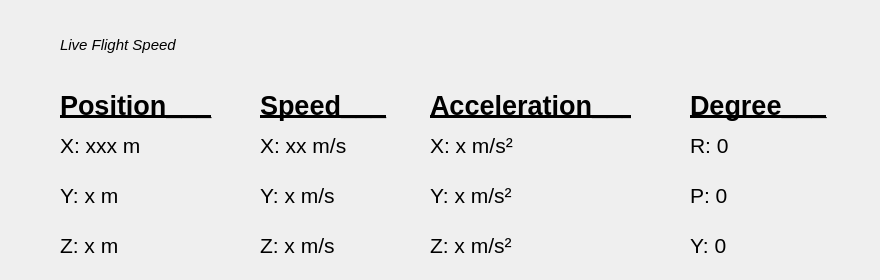
    <widget class="QWidget" name="win2">
     <attribute name="title">
      <string>Telem</string>
     </attribute>
     <widget class="QLabel" name="lblLFS">
      <property name="geometry">
       <rect>
        <x>60</x>
        <y>20</y>
        <width>131</width>
        <height>51</height>
       </rect>
      </property>
      <property name="text">
       <string>&lt;html&gt;&lt;head/&gt;&lt;body&gt;&lt;p&gt;&lt;span style=&quot; font-size:11pt; font-style:italic;&quot;&gt;Live Flight Speed&lt;/span&gt;&lt;/p&gt;&lt;/body&gt;&lt;/html&gt;</string>
      </property>
     </widget>
     <widget class="QLabel" name="lfsPosition">
      <property name="geometry">
       <rect>
        <x>60</x>
        <y>70</y>
        <width>181</width>
        <height>71</height>
       </rect>
      </property>
      <property name="text">
       <string>&lt;html&gt;&lt;head/&gt;&lt;body&gt;&lt;p&gt;&lt;span style=&quot; font-size:20pt; font-weight:700; text-decoration: underline;&quot;&gt;Position___&lt;/span&gt;&lt;/p&gt;&lt;/body&gt;&lt;/html&gt;</string>
      </property>
     </widget>
     <widget class="QLabel" name="lfsPX">
      <property name="geometry">
       <rect>
        <x>60</x>
        <y>120</y>
        <width>111</width>
        <height>51</height>
       </rect>
      </property>
      <property name="text">
       <string>&lt;html&gt;&lt;head/&gt;&lt;body&gt;&lt;p&gt;&lt;span style=&quot; font-size:16pt;&quot;&gt;X: xxx m&lt;/span&gt;&lt;/p&gt;&lt;/body&gt;&lt;/html&gt;</string>
      </property>
     </widget>
     <widget class="QLabel" name="lfsPY">
      <property name="geometry">
       <rect>
        <x>60</x>
        <y>170</y>
        <width>111</width>
        <height>51</height>
       </rect>
      </property>
      <property name="text">
       <string>&lt;html&gt;&lt;head/&gt;&lt;body&gt;&lt;p&gt;&lt;span style=&quot; font-size:16pt;&quot;&gt;Y: x m&lt;/span&gt;&lt;/p&gt;&lt;/body&gt;&lt;/html&gt;</string>
      </property>
     </widget>
     <widget class="QLabel" name="lfsPZ">
      <property name="geometry">
       <rect>
        <x>60</x>
        <y>220</y>
        <width>111</width>
        <height>51</height>
       </rect>
      </property>
      <property name="text">
       <string>&lt;html&gt;&lt;head/&gt;&lt;body&gt;&lt;p&gt;&lt;span style=&quot; font-size:16pt;&quot;&gt;Z: x m&lt;/span&gt;&lt;/p&gt;&lt;/body&gt;&lt;/html&gt;</string>
      </property>
     </widget>
     <widget class="QLabel" name="lfsSpeed">
      <property name="geometry">
       <rect>
        <x>260</x>
        <y>70</y>
        <width>181</width>
        <height>71</height>
       </rect>
      </property>
      <property name="text">
       <string>&lt;html&gt;&lt;head/&gt;&lt;body&gt;&lt;p&gt;&lt;span style=&quot; font-size:20pt; font-weight:700; text-decoration: underline;&quot;&gt;Speed___&lt;/span&gt;&lt;/p&gt;&lt;/body&gt;&lt;/html&gt;</string>
      </property>
     </widget>
     <widget class="QLabel" name="lfsSZ">
      <property name="geometry">
       <rect>
        <x>260</x>
        <y>220</y>
        <width>111</width>
        <height>51</height>
       </rect>
      </property>
      <property name="text">
       <string>&lt;html&gt;&lt;head/&gt;&lt;body&gt;&lt;p&gt;&lt;span style=&quot; font-size:16pt;&quot;&gt;Z: x m/s&lt;/span&gt;&lt;/p&gt;&lt;/body&gt;&lt;/html&gt;</string>
      </property>
     </widget>
     <widget class="QLabel" name="lfsSY">
      <property name="geometry">
       <rect>
        <x>260</x>
        <y>170</y>
        <width>111</width>
        <height>51</height>
       </rect>
      </property>
      <property name="text">
       <string>&lt;html&gt;&lt;head/&gt;&lt;body&gt;&lt;p&gt;&lt;span style=&quot; font-size:16pt;&quot;&gt;Y: x m/s&lt;/span&gt;&lt;/p&gt;&lt;/body&gt;&lt;/html&gt;</string>
      </property>
     </widget>
     <widget class="QLabel" name="lfsSX">
      <property name="geometry">
       <rect>
        <x>260</x>
        <y>120</y>
        <width>111</width>
        <height>51</height>
       </rect>
      </property>
      <property name="text">
       <string>&lt;html&gt;&lt;head/&gt;&lt;body&gt;&lt;p&gt;&lt;span style=&quot; font-size:16pt;&quot;&gt;X: xx m/s&lt;/span&gt;&lt;/p&gt;&lt;/body&gt;&lt;/html&gt;</string>
      </property>
     </widget>
     <widget class="QLabel" name="lfsAcceleration">
      <property name="geometry">
       <rect>
        <x>430</x>
        <y>70</y>
        <width>201</width>
        <height>71</height>
       </rect>
      </property>
      <property name="text">
       <string>&lt;html&gt;&lt;head/&gt;&lt;body&gt;&lt;p&gt;&lt;span style=&quot; font-size:20pt; font-weight:700; text-decoration: underline;&quot;&gt;Acceleration___&lt;/span&gt;&lt;/p&gt;&lt;/body&gt;&lt;/html&gt;</string>
      </property>
     </widget>
     <widget class="QLabel" name="lfsAZ">
      <property name="geometry">
       <rect>
        <x>430</x>
        <y>220</y>
        <width>111</width>
        <height>51</height>
       </rect>
      </property>
      <property name="text">
       <string>&lt;html&gt;&lt;head/&gt;&lt;body&gt;&lt;p&gt;&lt;span style=&quot; font-size:16pt;&quot;&gt;Z: x m/s²&lt;/span&gt;&lt;/p&gt;&lt;/body&gt;&lt;/html&gt;</string>
      </property>
     </widget>
     <widget class="QLabel" name="lfsAY">
      <property name="geometry">
       <rect>
        <x>430</x>
        <y>170</y>
        <width>111</width>
        <height>51</height>
       </rect>
      </property>
      <property name="text">
       <string>&lt;html&gt;&lt;head/&gt;&lt;body&gt;&lt;p&gt;&lt;span style=&quot; font-size:16pt;&quot;&gt;Y: x m/s²&lt;/span&gt;&lt;/p&gt;&lt;/body&gt;&lt;/html&gt;</string>
      </property>
     </widget>
     <widget class="QLabel" name="lfsAX">
      <property name="geometry">
       <rect>
        <x>430</x>
        <y>120</y>
        <width>111</width>
        <height>51</height>
       </rect>
      </property>
      <property name="text">
       <string>&lt;html&gt;&lt;head/&gt;&lt;body&gt;&lt;p&gt;&lt;span style=&quot; font-size:16pt;&quot;&gt;X: x m/s²&lt;/span&gt;&lt;/p&gt;&lt;/body&gt;&lt;/html&gt;</string>
      </property>
     </widget>
     <widget class="QLabel" name="lfsDegree">
      <property name="geometry">
       <rect>
        <x>690</x>
        <y>70</y>
        <width>181</width>
        <height>71</height>
       </rect>
      </property>
      <property name="text">
       <string>&lt;html&gt;&lt;head/&gt;&lt;body&gt;&lt;p&gt;&lt;span style=&quot; font-size:20pt; font-weight:700; text-decoration: underline;&quot;&gt;Degree___&lt;/span&gt;&lt;/p&gt;&lt;/body&gt;&lt;/html&gt;</string>
      </property>
     </widget>
     <widget class="QLabel" name="lfsDY">
      <property name="geometry">
       <rect>
        <x>690</x>
        <y>220</y>
        <width>111</width>
        <height>51</height>
       </rect>
      </property>
      <property name="text">
       <string>&lt;html&gt;&lt;head/&gt;&lt;body&gt;&lt;p&gt;&lt;span style=&quot; font-size:16pt;&quot;&gt;Y: 0&lt;/span&gt;&lt;/p&gt;&lt;/body&gt;&lt;/html&gt;</string>
      </property>
     </widget>
     <widget class="QLabel" name="lfsDP">
      <property name="geometry">
       <rect>
        <x>690</x>
        <y>170</y>
        <width>111</width>
        <height>51</height>
       </rect>
      </property>
      <property name="text">
       <string>&lt;html&gt;&lt;head/&gt;&lt;body&gt;&lt;p&gt;&lt;span style=&quot; font-size:16pt;&quot;&gt;P: 0&lt;/span&gt;&lt;/p&gt;&lt;/body&gt;&lt;/html&gt;</string>
      </property>
     </widget>
     <widget class="QLabel" name="lfsDR">
      <property name="geometry">
       <rect>
        <x>690</x>
        <y>120</y>
        <width>111</width>
        <height>51</height>
       </rect>
      </property>
      <property name="text">
       <string>&lt;html&gt;&lt;head/&gt;&lt;body&gt;&lt;p&gt;&lt;span style=&quot; font-size:16pt;&quot;&gt;R: 0&lt;/span&gt;&lt;/p&gt;&lt;/body&gt;&lt;/html&gt;</string>
      </property>
     </widget>
    </widget>
